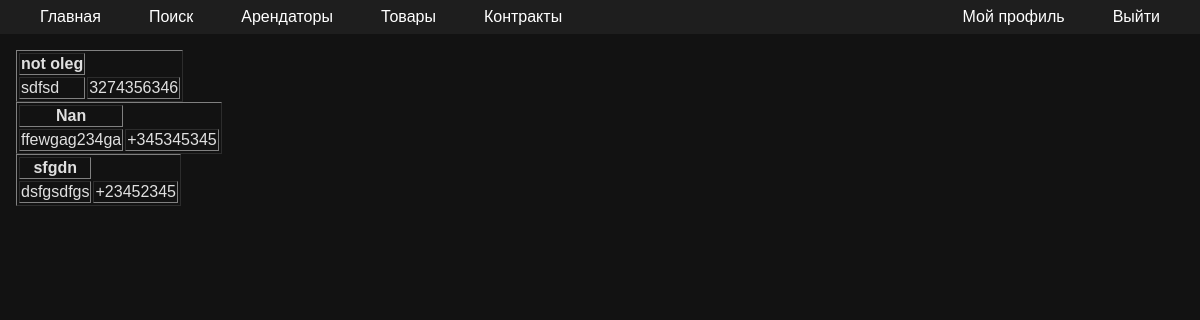
The page /leasers (signed in) on the database as committed earlier.
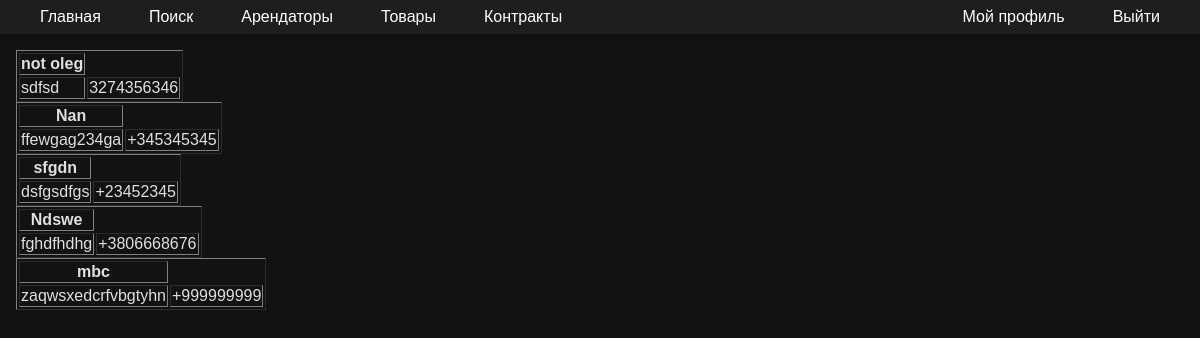
The same page on the database as committed later.
### models.py (models this page shows, shortened)
class User(Base):
    __tablename__ = 'user'
    id = Column(Integer, primary_key=True, autoincrement=True)
    login = Column(String, nullable=False, unique=True)
    password = Column(String, nullable=False)
    ipn = Column(Integer, nullable=False, unique=True)
    full_name = Column(String, nullable=False)
    contacts = Column(String, nullable=False)
    photo = Column(String, nullable=True)

### app.py (the view)
@app.get('/leasers')
def everyleasersInfo():
    init_db()
    leasers_query=select(models.User).where(models.User.id != session['user_id'])
    leasers_list=list(db_session.execute(leasers_query).scalars())
    not_belong_leaser=session['user_id']
    return render_template("leasers.html",leasers_list=leasers_list ,not_belong_leaser=not_belong_leaser)

### database.py (called while the page is built)
def init_db():
    import models
    Base.metadata.create_all(bind=engine)

### templates/leasers.html
{% extends 'base.html' %}
{% block content %}
{% for itm in leasers_list %}
{% if itm.id != not_belong_leaser %}
    <table border="1">
        <thead>
            <tr>
                <th>{{ itm.full_name }}</th>
            </tr>
        </thead>
        <tbody>
            <tr>
                <td>{{ itm.photo }}</td>
                <td>{{ itm.contacts }}</td>
            </tr>
        </tbody>
    </table>
{% endif %}
{% endfor %}
{% endblock %}

Rows that differ between the two databases and show on the page:
added User: full_name "Ndswe", photo "fghdfhdhg", contacts "+3806668676"
added User: full_name "mbc", photo "zaqwsxedcrfvbgtyhn", contacts "+999999999"
